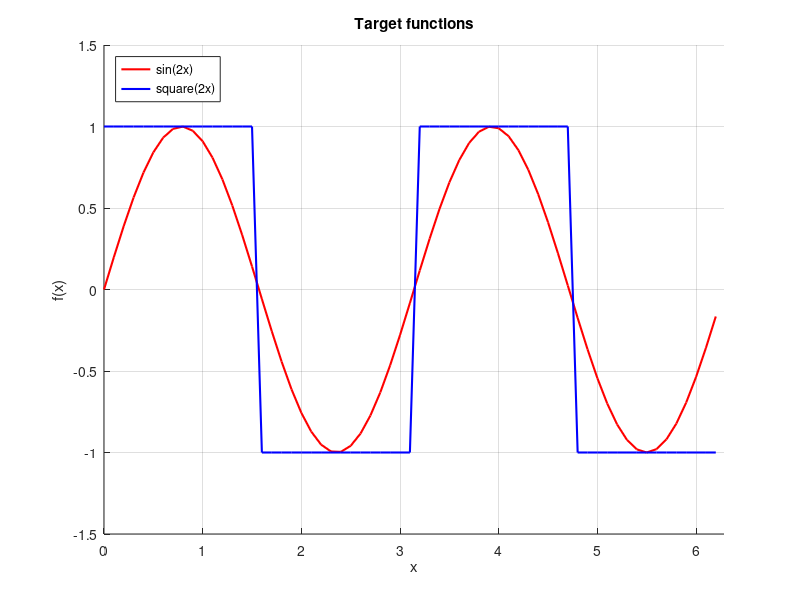
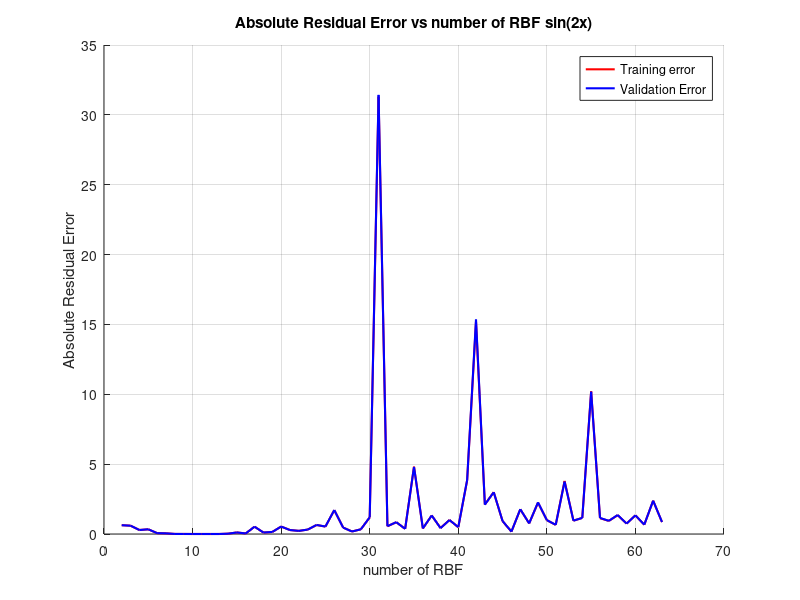
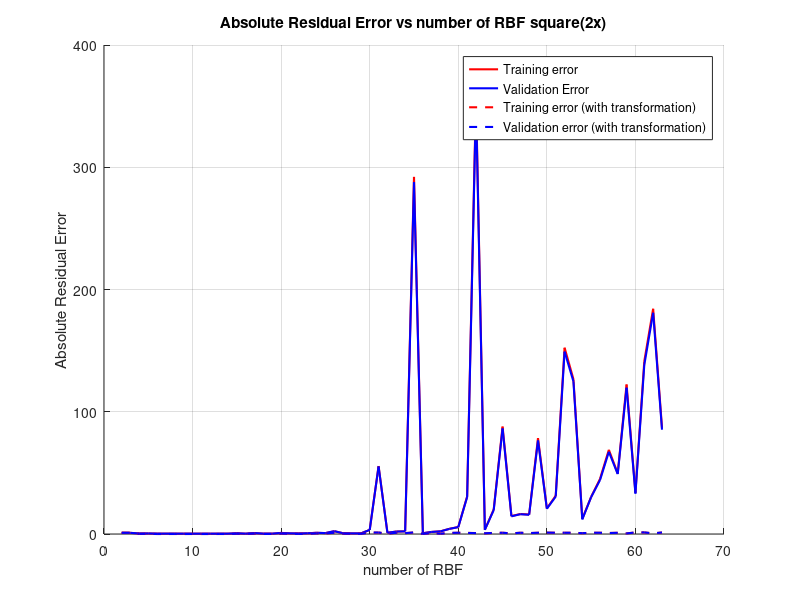
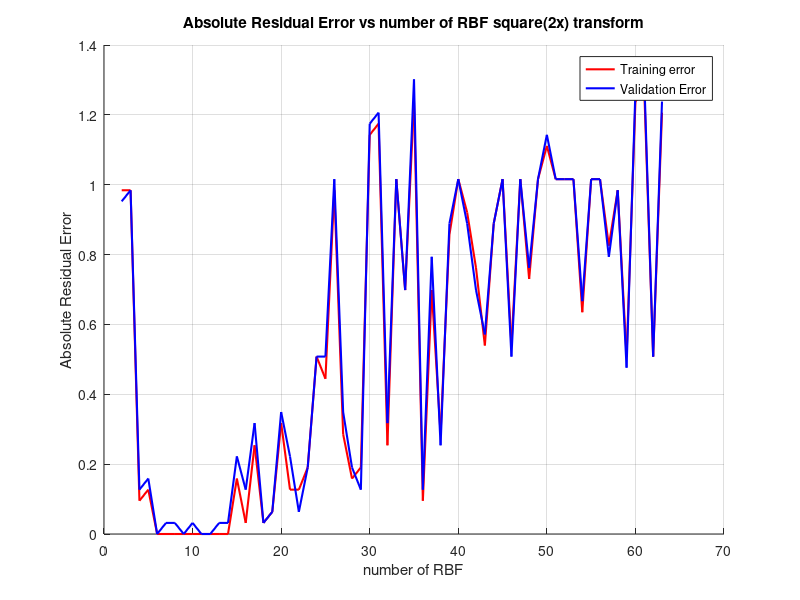

These figures' MATLAB source, in order:
%% Batch mode using Least Squares

clear
close all


% Data generation and plot

x = (0:0.1:2*pi)'; % input
x_val = (0.05:0.1:2*pi)'; % validation samples
N = length(x); % Number of input samples

f_sin = sin(2*x); % sin(2x) (target 1)
f_sq = 1*(f_sin>=0) -1 * (f_sin<0); % square(2x) (target 2)

f_sin_val = sin(2*x_val); % sin(2x) (validation)
f_sq_val = 1*(f_sin_val>=0) -1 * (f_sin_val<0); % square(2x) (validation)
% Plot of both sin(2x) and square(2x)

figure(1)
hold on
plot(x,f_sin,'r','LineWidth',1.5)
plot(x,f_sq,'b','LineWidth',1.5)
legend('sin(2x)','square(2x)','Location','NorthWest')
title('Target functions')
xlabel('x')
ylabel('f(x)')
axis([0 2*pi -1.5 1.5])
grid on
hold off

% RBF generation (mean and variance)

abs_err_sin = [];
abs_err_sq = [];
abs_err_sq_round= [];

abs_err_sin_val = [];
abs_err_sq_val = [];
abs_err_sq_round_val = [];

for n = 2:63 % n = number of RBF


mean = linspace(0+pi/n,2*pi-pi/n,n); % Equispaced RBF (between 0 and 2pi)
sigma = 1.2; % std_dev

%Plot of RBFs

% t = 0:0.01:2*pi;
% figure(2)
% hold on
% for i = 1:length(mean)
%     plot(t,exp(-(t-mean(i)).^2/sigma.^2),'LineWidth',1.5)
% end
% axis([0 2*pi 0 1.2])
% title('RBFs')
% xlabel('x')
% ylabel('\phi_{i}(x)')
% hold off

phi = zeros(N,n);

% Populate phi matrix
for k=1:n
    phi(:,k) = exp(-0.5*(x-mean(k)).^2/sigma.^2);
end

w_sine = inv(phi'*phi)*phi'*f_sin;
w_sq = inv(phi'*phi)*phi'*f_sq;

% Validation and Error calculation (using hold-out validation set)

% Populate phi_val matrix

phi_val = zeros(N,n);

for k=1:n
    phi_val(:,k) = exp(-0.5*(x_val-mean(k)).^2/sigma.^2);
end

abs_err_sin(end+1) = sum(abs(phi*w_sine-f_sin))/length(abs(phi*w_sine-f_sin));
abs_err_sq(end+1) = sum(abs(phi*w_sq-f_sq))/length(abs(phi*w_sq-f_sq));
abs_err_sq_round(end+1) =sum(abs(sign(phi*w_sq)-f_sq))/length(abs(phi*w_sq-f_sq));

abs_err_sin_val(end+1) = sum(abs(phi_val*w_sine-f_sin_val))/length(abs(phi_val*w_sine-f_sin_val));
abs_err_sq_val(end+1) = sum(abs(phi_val*w_sq-f_sq_val))/length(abs(phi_val*w_sq-f_sq_val));
abs_err_sq_round_val(end+1) = sum(abs(sign(phi_val*w_sq)-f_sq_val))/length(abs(phi_val*w_sq-f_sq_val));
end


figure(3)
hold on
plot(2:n,abs_err_sin,'r','LineWidth',1.5)
plot(2:n,abs_err_sin_val,'b','LineWidth',1.5)
title('Absolute Residual Error vs number of RBF sin(2x)')
xlabel('number of RBF')
ylabel('Absolute Residual Error')
legend('Training error','Validation Error','Location','NorthEast')
%axis([10 63 0 0.4])
grid on
hold off

figure(4)
hold on
plot(2:n,abs_err_sq,'r','LineWidth',1.5)
plot(2:n,abs_err_sq_val,'b','LineWidth',1.5)
plot(2:n,abs_err_sq_round,'r--','LineWidth',1.5)
plot(2:n,abs_err_sq_round_val,'b--','LineWidth',1.5)
title('Absolute Residual Error vs number of RBF square(2x)')
xlabel('number of RBF')
ylabel('Absolute Residual Error')
legend('Training error','Validation Error', ... 
    'Training error (with transformation)', 'Validation error (with transformation)', ...
    'Location','NorthEast')
grid on
%axis([10 63 0 0.4])
hold off

figure(5)
hold on
plot(2:n,abs_err_sq_round,'r','LineWidth',1.5)
plot(2:n,abs_err_sq_round_val,'b','LineWidth',1.5)
title('Absolute Residual Error vs number of RBF square(2x) transform')
xlabel('number of RBF')
ylabel('Absolute Residual Error')
legend('Training error','Validation Error','Location','NorthEast')
grid on
%axis([10 63 0 0.4])
hold off



